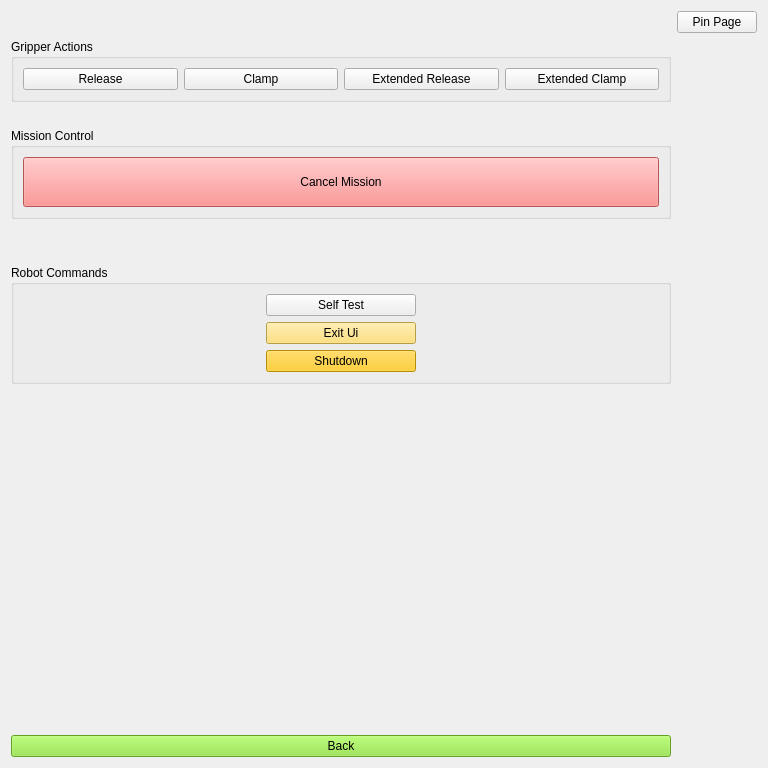
<?xml version="1.0" encoding="UTF-8"?>
<ui version="4.0">
 <class>SettingsScreen</class>
 <widget class="QWidget" name="SettingsScreen">
  <property name="geometry">
   <rect>
    <x>0</x>
    <y>0</y>
    <width>768</width>
    <height>768</height>
   </rect>
  </property>
  <property name="windowTitle">
   <string>Form</string>
  </property>
  <layout class="QGridLayout" name="gridLayout">
   <item row="1" column="0">
    <spacer name="horizontalSpacer">
     <property name="orientation">
      <enum>Qt::Horizontal</enum>
     </property>
     <property name="sizeHint" stdset="0">
      <size>
       <width>40</width>
       <height>20</height>
      </size>
     </property>
    </spacer>
   </item>
   <item row="5" column="0">
    <widget class="QGroupBox" name="groupBox_2">
     <property name="title">
      <string>Mission Control</string>
     </property>
     <layout class="QVBoxLayout" name="verticalLayout">
      <item>
       <widget class="QPushButton" name="cancel_mission_pushButton">
        <property name="sizePolicy">
         <sizepolicy hsizetype="Minimum" vsizetype="Minimum">
          <horstretch>0</horstretch>
          <verstretch>0</verstretch>
         </sizepolicy>
        </property>
        <property name="minimumSize">
         <size>
          <width>0</width>
          <height>50</height>
         </size>
        </property>
        <property name="styleSheet">
         <string notr="true">background: rgb(255, 119, 119)</string>
        </property>
        <property name="text">
         <string>Cancel Mission</string>
        </property>
       </widget>
      </item>
     </layout>
    </widget>
   </item>
   <item row="9" column="0">
    <widget class="QPushButton" name="return_pushButton">
     <property name="styleSheet">
      <string notr="true">background: rgb(138, 226, 52)</string>
     </property>
     <property name="text">
      <string>Back</string>
     </property>
    </widget>
   </item>
   <item row="7" column="0">
    <widget class="QGroupBox" name="groupBox_3">
     <property name="layoutDirection">
      <enum>Qt::LeftToRight</enum>
     </property>
     <property name="title">
      <string>Robot Commands</string>
     </property>
     <layout class="QGridLayout" name="gridLayout_2">
      <item row="2" column="0">
       <widget class="QPushButton" name="shutdown_pushButton">
        <property name="styleSheet">
         <string notr="true">background-color: rgb(255, 198, 0);</string>
        </property>
        <property name="text">
         <string>Shutdown</string>
        </property>
       </widget>
      </item>
      <item row="0" column="0">
       <widget class="QPushButton" name="self_test_pushButton">
        <property name="sizePolicy">
         <sizepolicy hsizetype="Fixed" vsizetype="Fixed">
          <horstretch>0</horstretch>
          <verstretch>0</verstretch>
         </sizepolicy>
        </property>
        <property name="minimumSize">
         <size>
          <width>150</width>
          <height>0</height>
         </size>
        </property>
        <property name="text">
         <string>Self Test</string>
        </property>
       </widget>
      </item>
      <item row="1" column="0">
       <widget class="QPushButton" name="exit_ui_pushButton">
        <property name="styleSheet">
         <string notr="true">background-color: rgb(255, 219, 92);</string>
        </property>
        <property name="text">
         <string>Exit Ui</string>
        </property>
       </widget>
      </item>
     </layout>
    </widget>
   </item>
   <item row="1" column="1">
    <widget class="QPushButton" name="pin_pushButton">
     <property name="styleSheet">
      <string notr="true"/>
     </property>
     <property name="text">
      <string>Pin Page</string>
     </property>
    </widget>
   </item>
   <item row="4" column="0">
    <spacer name="verticalSpacer_2">
     <property name="orientation">
      <enum>Qt::Vertical</enum>
     </property>
     <property name="sizeType">
      <enum>QSizePolicy::Fixed</enum>
     </property>
     <property name="sizeHint" stdset="0">
      <size>
       <width>20</width>
       <height>20</height>
      </size>
     </property>
    </spacer>
   </item>
   <item row="3" column="0">
    <widget class="QGroupBox" name="groupBox">
     <property name="title">
      <string>Gripper Actions</string>
     </property>
     <layout class="QHBoxLayout" name="horizontalLayout">
      <item>
       <widget class="QPushButton" name="release_pushButton">
        <property name="text">
         <string>Release</string>
        </property>
       </widget>
      </item>
      <item>
       <widget class="QPushButton" name="clamp_pushButton">
        <property name="text">
         <string>Clamp</string>
        </property>
       </widget>
      </item>
      <item>
       <widget class="QPushButton" name="extended_release_pushButton">
        <property name="text">
         <string>Extended Release</string>
        </property>
       </widget>
      </item>
      <item>
       <widget class="QPushButton" name="extended_clamp_pushButton">
        <property name="text">
         <string>Extended Clamp</string>
        </property>
       </widget>
      </item>
     </layout>
    </widget>
   </item>
   <item row="8" column="0">
    <spacer name="verticalSpacer">
     <property name="orientation">
      <enum>Qt::Vertical</enum>
     </property>
     <property name="sizeHint" stdset="0">
      <size>
       <width>20</width>
       <height>40</height>
      </size>
     </property>
    </spacer>
   </item>
   <item row="6" column="0">
    <spacer name="verticalSpacer_3">
     <property name="orientation">
      <enum>Qt::Vertical</enum>
     </property>
     <property name="sizeType">
      <enum>QSizePolicy::Fixed</enum>
     </property>
     <property name="sizeHint" stdset="0">
      <size>
       <width>20</width>
       <height>40</height>
      </size>
     </property>
    </spacer>
   </item>
  </layout>
 </widget>
 <resources/>
 <connections/>
</ui>
